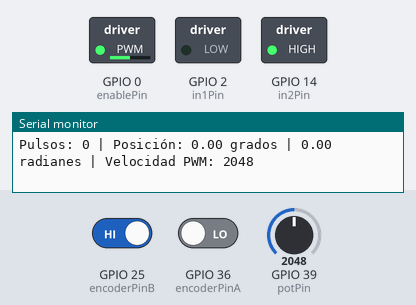
A sketch run on a simulated ESP32. On the bench: switched loads named in the sketch (green lamp = pin HIGH), the last lines printed to the serial monitor. Inputs (shaded band) come from the test bench; at power-on: GPIO 39 (potPin) = 2048, GPIO 25 (encoderPinB) HIGH, GPIO 36 (encoderPinA) LOW.

Above: at 1.2 s.
1.3 s: GPIO 39 (potPin) set to 2866
At 2.4 s:
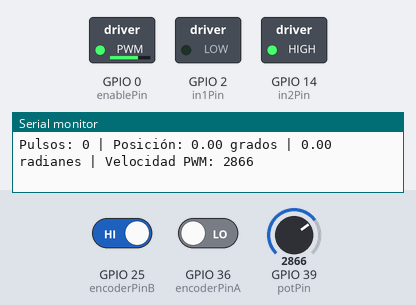
2.8 s: GPIO 39 (potPin) set to 3603
At 4.0 s:
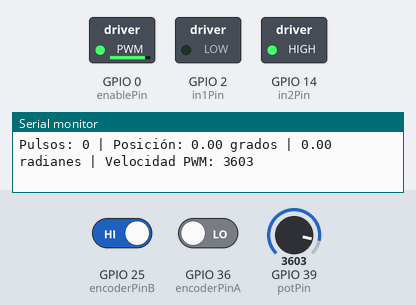
4.3 s: GPIO 39 (potPin) set to 491
At 5.5 s:
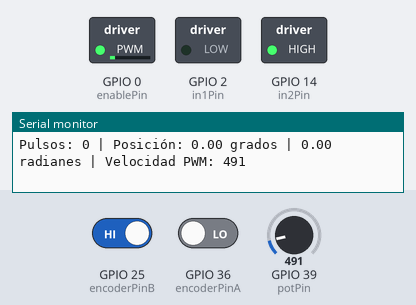
5.8 s: GPIO 39 (potPin) set to 0
At 6.2 s:
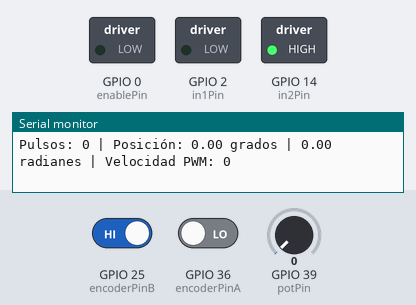
7.3 s: GPIO 39 (potPin) set to 2047
At 7.8 s:
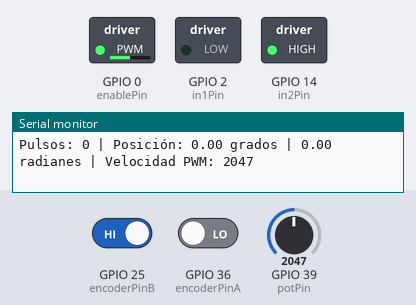
Timing chart, 0 to 9.8 s (numbered marks = the images above; inputs shaded):
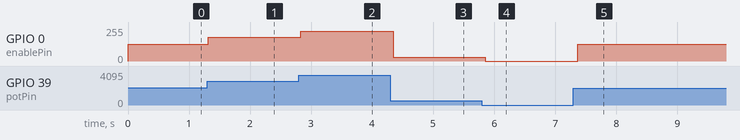

The sketch:

PositionMeasure.ino
```cpp
// Pines a los que está conectado el encoder
const int encoderPinA = 36;  // Pin A del encoder (GPIO 36)
const int encoderPinB = 25;  // Pin B del encoder (GPIO 25)

// Pines de control del driver H
const int enablePin = 0;     // Cambiado a GPIO 16
const int in1Pin = 2;         // Pin IN1 del driver H (GPIO 2)
const int in2Pin = 14;        // Pin IN2 del driver H (GPIO 14)

// Pin del potenciómetro
const int potPin = 39;        // Pin del potenciómetro (GPIO 39)

float degrees = 0;
float radians = 0;

// Variables para el conteo de pulsos y dirección
volatile long encoderPulses = 0;       // Contador de pulsos
volatile int lastEncoderAState = LOW;  // Último estado de la señal A
volatile int lastEncoderBState = LOW;  // Último estado de la señal B

// Configuración LEDC
const int pwmChannel = 0;
const int pwmFrequency = 5000; // 5 kHz
const int pwmResolution = 8;   // 8 bits

void IRAM_ATTR encoderAISR() {
  int currentStateA = digitalRead(encoderPinA);
  int currentStateB = digitalRead(encoderPinB);

  if (currentStateA != lastEncoderAState) {
    if (currentStateA == HIGH) {
      if (currentStateB == LOW) {
        encoderPulses++;
      } else {
        encoderPulses--;
      }
    } else {
      if (currentStateB == HIGH) {
        encoderPulses++;
      } else {
        encoderPulses--;
      }
    }
    lastEncoderAState = currentStateA;
  }
}

void IRAM_ATTR encoderBISR() {
  int currentStateA = digitalRead(encoderPinA);
  int currentStateB = digitalRead(encoderPinB);

  if (currentStateB != lastEncoderBState) {
    if (currentStateB == HIGH) {
      if (currentStateA == HIGH) {
        encoderPulses++;
      } else {
        encoderPulses--;
      }
    } else {
      if (currentStateA == LOW) {
        encoderPulses++;
      } else {
        encoderPulses--;
      }
    }
    lastEncoderBState = currentStateB;
  }
}

void setup() {
  // Inicializa enablePin como OUTPUT y establece LOW inmediatamente
  pinMode(enablePin, OUTPUT);
  digitalWrite(enablePin, LOW); // Asegura que el pin esté LOW antes de configurar LEDC

  // Configura LEDC
  ledcSetup(pwmChannel, pwmFrequency, pwmResolution);
  ledcAttachPin(enablePin, pwmChannel);

  // Configura los pines del encoder como entradas
  pinMode(encoderPinA, INPUT);
  pinMode(encoderPinB, INPUT);

  // Configura los pines del driver H
  pinMode(in1Pin, OUTPUT);
  pinMode(in2Pin, OUTPUT);

  // Configuración inicial del motor
  digitalWrite(in1Pin, LOW);     // Configura IN1 en LOW
  digitalWrite(in2Pin, HIGH);    // Configura IN2 en HIGH para definir el sentido

  // Inicializa la comunicación serial
  Serial.begin(115200);

  // Adjunta interrupciones a los canales A y B del encoder
  attachInterrupt(digitalPinToInterrupt(encoderPinA), encoderAISR, CHANGE);
  attachInterrupt(digitalPinToInterrupt(encoderPinB), encoderBISR, CHANGE);
}

void loop() {
  // Lee el valor del potenciómetro y ajusta la velocidad del motor
  int potValue = analogRead(potPin);                       // Lee el valor analógico del potenciómetro (0-4095)
  int pwmValue = map(potValue, 0, 4095, 0, 255);           // Convierte a rango de PWM (0-255)

  ledcWrite(pwmChannel, pwmValue);                          // Ajusta el PWM usando LEDC

  // Calcula la posición rotacional en grados
  degrees = (encoderPulses % 400) * (360.0 / 400);

  // Calcula la posición rotacional en radianes
  radians = degrees * (PI / 180.0);

  // Muestra el número de pulsos, el ángulo en grados y en radianes
  Serial.print("Pulsos: ");
  Serial.print(encoderPulses);
  Serial.print(" | Posición: ");
  Serial.print(degrees);
  Serial.print(" grados | ");
  Serial.print(radians);
  Serial.print(" radianes | ");
  Serial.print("Velocidad PWM: ");
  Serial.println(potValue);

  // Pequeño retraso para evitar lecturas demasiado rápidas
  delay(100);
}
```

Measured:
- after the input at 1.3 s, GPIO 0 (enablePin): 127/255 → 177/255 at once
- after the input at 2.8 s, GPIO 0 (enablePin): 177/255 → 223/255 at once
- after the input at 4.3 s, GPIO 0 (enablePin): 223/255 → 30/255 at once
- after the input at 5.8 s, GPIO 0 (enablePin): 30/255 → 0/255 after 0.06 s
- after the input at 7.3 s, GPIO 0 (enablePin): 0/255 → 127/255 after 0.07 s
